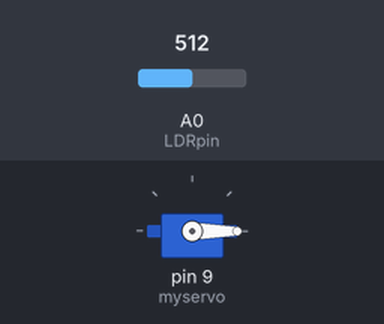
Bench run of a sketch on a simulated Arduino Uno, built with avr-gcc and run on an emulated ATmega328P. Shown: servo. The inputs (shaded band) are chosen by the test bench; at power-on: A0 (LDRpin) = 512.

Above: at 1.2 s.
1.3 s: A0 (LDRpin) set to 310
2.8 s: A0 (LDRpin) set to 282
At 4.89 s:
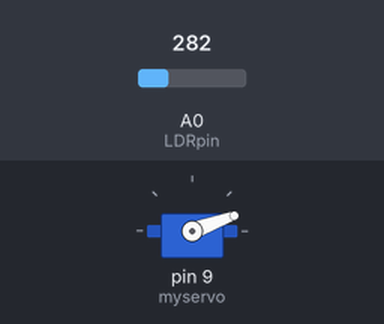
5.8 s: A0 (LDRpin) set to 306
7.3 s: A0 (LDRpin) set to 290
At 8.44 s:
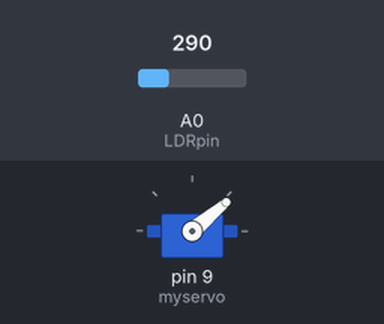
10.3 s: A0 (LDRpin) set to 511
At 10.3 s:
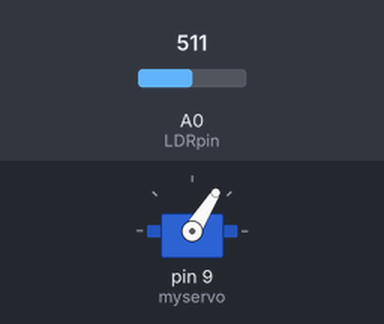
Timing chart, 0 to 12.8 s (numbered marks = the images above; inputs shaded):
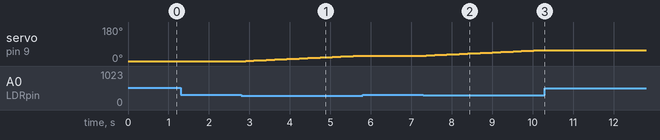

Measured:
- the behaviour switches between 300 and 299 on A0 (LDRpin) (found by bisection; images 0 and 1)
- after the input at 1.3 s, every drawn part: stays the same
- after the input at 2.8 s, servo on pin 9 (myservo): moves from 0° to 29° over 2.9 s, starting after 0.11 s
- after the input at 5.8 s, servo on pin 9 (myservo): stays 29° (without the input it goes to 30° after 0.07 s)
- after the input at 7.3 s, servo on pin 9 (myservo): moves from 29° to 58° over 2.9 s, starting after 0.07 s
- after the input at 10.3 s, servo on pin 9 (myservo): stays 58° (without the input it goes to 59° after 0.03 s)

The sketch:

ldr180final.ino
```cpp
#include <Servo.h>
#define LDRpin A0

Servo myservo;  // create servo object to control a servo

int LDRValue = 0;
int pos=0;
int incr=1;
int timer=0;
void setup()
{
  myservo.attach(9);
  Serial.begin(9600);
  myservo.write(0);
}

void loop()
{
  LDRValue = analogRead(LDRpin);
  if(LDRValue<300)
  {
    myservo.write(pos);
    delay(2);
    if(pos==180){

      incr=(-1)*incr;;
    }
    if(pos==0&&timer!=0){

      incr=(-1)*incr;;
    }
     // incr=(-1)*incr;

    pos=pos+incr;
    timer+=1;
    //LDRValue = analogRead(LDRpin);
  }
  //if(LDRValue>300
  if(timer==1000){timer=1;}
  //Serial.println("timer:");
  //Serial.println(timer);
  //Serial.println("LDR:");
  //Serial.println(LDRValue);
  delay(100);
}
```
